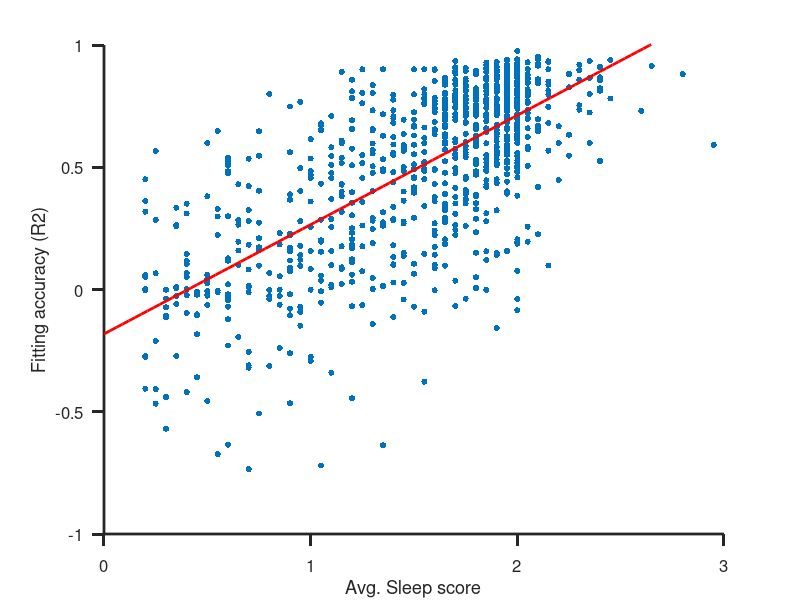

Write MATLAB code to recreate this figure. (Note: this script raises an error after producing the figure.)
%% Extended Data Figures plots Figure 1

% Author: Junheng Li

%% Extended Data Fig.1a

clear all
clc
load ExtData_Fig1a.mat

figure
scatter(depth_pos,r2all,20,'filled')
p = polyfit(depth_pos,r2all,1);
hold on
xl = xlim;
dx = diff(xl)/100;
xvec = xl(1):dx:xl(2);
plot(xvec,xvec*p(1)+p(2),'r','LineWidth',2)
box off
set(gca,'FontSize', 12)
set(gca,'TickDir','out')
set(gca,'ticklength',2*get(gca,'ticklength'))
set(gca,'lineWidth',2)
xlabel('Avg. Sleep score')
ylabel('Fitting accuracy (R2)')
ylim([-1,1])
yticks([-1.5:0.5:1])
xlim([0,3])
xticks([0:3])

%% Extended Data Fig.1b

clear all
clc
load ExtData_Fig1b.mat

[rr1,pp1] = corr(K_all_clean,r2clean)

figure
scatter(K_all_clean,r2clean,20,'filled')
p = polyfit(K_all_clean,r2clean,1);
hold on
xl = xlim;
dx = diff(xl)/100;
xvec = xl(1):dx:xl(2);
plot(xvec,xvec*p(1)+p(2),'r','LineWidth',2)
box off
set(gca,'FontSize', 16)
set(gca,'TickDir','out')
set(gca,'ticklength',2*get(gca,'ticklength'))
set(gca,'lineWidth',2)
xlabel('Distance')
ylabel('R-squared')
ylim([-1,1])
yticks([-1:0.5:1])


%% Extended Data Fig.1c

clear all
clc
load ExtData_Fig1c.mat

mean(t_crtic_new)
std(t_crtic_new)
median(t_crtic_new)

figure
edgesbin = [-10:1:10];
pd = fitdist(t_crtic_new,'Kernel');
pdfbin = 0:0.01:1;
ypdf = pdf(pd,pdfbin);

histogram(t_crtic_new,edgesbin)
% histfit(tcrtc_new,30,'kernel')
hold on
% plot(pdfbin,ypdf*(0.05*length(t_crtic_new)),'LineWidth',2,'Color','r')
box off
set(gca,'FontSize', 16)
set(gca,'TickDir','out')
set(gca,'ticklength',2*get(gca,'ticklength'))
set(gca,'lineWidth',2)
xlabel('Tipping point time (min)')
ylabel('No. of participants')
% xlim([0,1])
r2med = median(t_crtic_new);
line([r2med,r2med],ylim,'LineStyle','--','LineWidth',2,'Color',[0.25,0.187,0.02]);
line([0,0],ylim,'LineStyle','--','LineWidth',2,'Color','r');



%% Extended Data Fig.1d

clear all
clc
load ExtData_Fig1def.mat

[rr3,pp3] = corr((t_crtic_clean),lat_clean)

figure
scatter(lat_clean,t_crtic_clean,20,'filled')
p = polyfit(lat_clean,t_crtic_clean,1);
hold on
xl = xlim;
dx = diff(xl)/100;
xvec = xl(1):dx:xl(2);
plot(xvec,xvec*p(1)+p(2),'r','LineWidth',2)
box off
set(gca,'FontSize', 16)
set(gca,'TickDir','out')
set(gca,'ticklength',2*get(gca,'ticklength'))
set(gca,'lineWidth',2)
xlabel('Sleep latency (min)')
ylabel('Tipping point time (min)')
xlim([0,90])
xticks([0:10:90])
ylim([-20,10])
line(xl,[0,0],'LineStyle','--','LineWidth',2,'Color','y')


%% Extended Data Fig.1e

clear all
clc
load ExtData_Fig1def.mat

[rr2,pp2] = corr(K_all_clean,lat_clean)

figure
scatter(lat_clean,K_all_clean,20,'filled')
p = polyfit(lat_clean,K_all_clean,1);
hold on
xl = xlim;
dx = diff(xl)/100;
xvec = xl(1):dx:xl(2);
plot(xvec,xvec*p(1)+p(2),'r','LineWidth',2)
box off
set(gca,'FontSize', 16)
set(gca,'TickDir','out')
set(gca,'ticklength',2*get(gca,'ticklength'))
set(gca,'lineWidth',2)
xlabel('Sleep latency (min)')
ylabel('Distance')
xlim([0,90])
xticks([0:10:90])


%% Extended Data Fig.1f

clear all
clc
load ExtData_Fig1def.mat

[rr4,pp4] = corr(r2clean,lat_clean)

figure
scatter(lat_clean,r2clean,20,'filled')
p = polyfit(lat_clean,r2clean,1);
hold on
xl = xlim;
dx = diff(xl)/100;
xvec = xl(1):dx:xl(2);
plot(xvec,xvec*p(1)+p(2),'r','LineWidth',2)
box off
set(gca,'FontSize', 16)
set(gca,'TickDir','out')
set(gca,'ticklength',2*get(gca,'ticklength'))
set(gca,'lineWidth',2)
xlabel('Sleep latency (min)')
ylabel('Fitting accuracy (R2)')
ylim([0,1])
% yticks([0:0.5:1])
xlim([0,90])
xticks([0:10:90])


